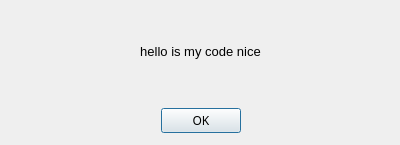
<?xml version="1.0" encoding="UTF-8"?>
<ui version="4.0">
 <class>Dialog</class>
 <widget class="QDialog" name="Dialog">
  <property name="geometry">
   <rect>
    <x>0</x>
    <y>0</y>
    <width>400</width>
    <height>145</height>
   </rect>
  </property>
  <property name="minimumSize">
   <size>
    <width>400</width>
    <height>145</height>
   </size>
  </property>
  <property name="maximumSize">
   <size>
    <width>400</width>
    <height>145</height>
   </size>
  </property>
  <property name="windowTitle">
   <string>The 8ball has answered...</string>
  </property>
  <property name="sizeGripEnabled">
   <bool>false</bool>
  </property>
  <widget class="QDialogButtonBox" name="buttonBox">
   <property name="geometry">
    <rect>
     <x>10</x>
     <y>105</y>
     <width>381</width>
     <height>32</height>
    </rect>
   </property>
   <property name="font">
    <font>
     <family>Trebuchet MS</family>
    </font>
   </property>
   <property name="orientation">
    <enum>Qt::Horizontal</enum>
   </property>
   <property name="standardButtons">
    <set>QDialogButtonBox::Ok</set>
   </property>
   <property name="centerButtons">
    <bool>true</bool>
   </property>
  </widget>
  <widget class="QLabel" name="label">
   <property name="geometry">
    <rect>
     <x>50</x>
     <y>11</y>
     <width>301</width>
     <height>81</height>
    </rect>
   </property>
   <property name="font">
    <font>
     <family>Tahoma</family>
     <pointsize>10</pointsize>
     <weight>50</weight>
     <italic>false</italic>
     <bold>false</bold>
    </font>
   </property>
   <property name="whatsThis">
    <string notr="true"/>
   </property>
   <property name="styleSheet">
    <string notr="true">font: 10pt &quot;Tahoma&quot;; text-align: center;</string>
   </property>
   <property name="frameShape">
    <enum>QFrame::NoFrame</enum>
   </property>
   <property name="frameShadow">
    <enum>QFrame::Plain</enum>
   </property>
   <property name="text">
    <string>&lt;html&gt;&lt;head/&gt;&lt;body&gt;&lt;p align=&quot;center&quot;&gt;hello is my code nice&lt;/p&gt;&lt;/body&gt;&lt;/html&gt;</string>
   </property>
   <property name="scaledContents">
    <bool>false</bool>
   </property>
   <property name="alignment">
    <set>Qt::AlignCenter</set>
   </property>
   <property name="wordWrap">
    <bool>true</bool>
   </property>
   <property name="margin">
    <number>1</number>
   </property>
   <property name="indent">
    <number>1</number>
   </property>
  </widget>
 </widget>
 <resources/>
 <connections>
  <connection>
   <sender>buttonBox</sender>
   <signal>accepted()</signal>
   <receiver>Dialog</receiver>
   <slot>accept()</slot>
   <hints>
    <hint type="sourcelabel">
     <x>248</x>
     <y>254</y>
    </hint>
    <hint type="destinationlabel">
     <x>157</x>
     <y>274</y>
    </hint>
   </hints>
  </connection>
 </connections>
</ui>
